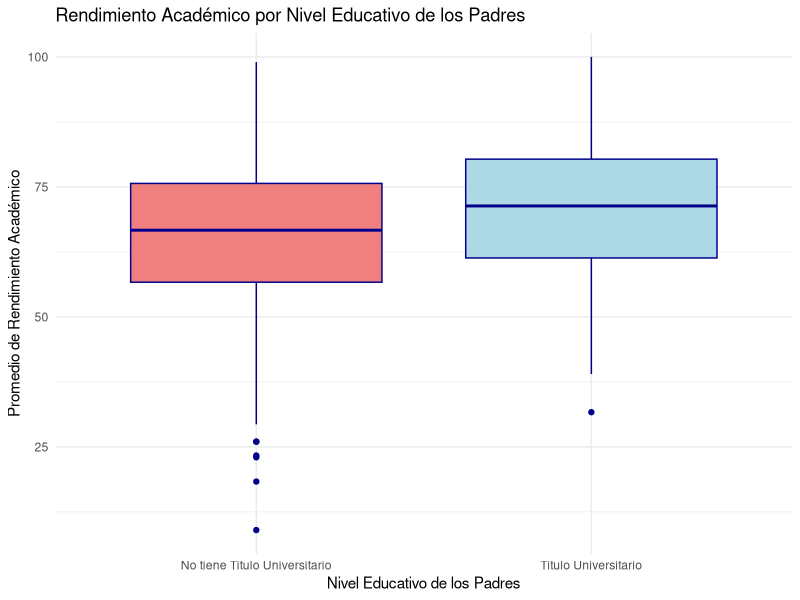
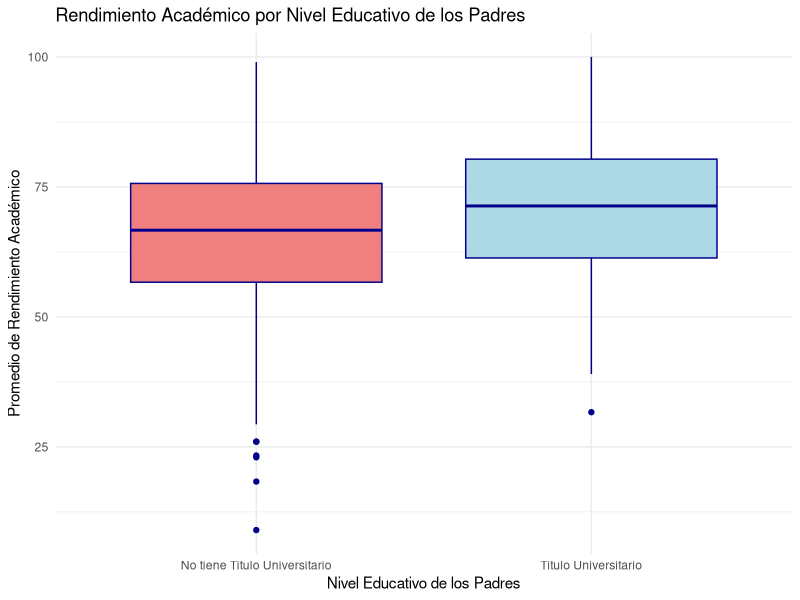

The R script that drew these images, in order:
library(fitdistrplus)
library(ggplot2)
library(dplyr)
library(car)

# Fase 1: Cargar y Preparar los Datos
# ------------------------------------
cat("Fase 1: Cargar y Preparar los Datos\n")

# Cargar los datos desde un archivo CSV que contiene información sobre el rendimiento académico de los estudiantes
cat("Cargando los datos desde el archivo 'StudentsPerformance.csv'...\n")
data <- read.csv("StudentsPerformance.csv")
cat("Datos cargados exitosamente.\n")

# Mostrar las primeras filas del dataset
cat("Mostrando las primeras filas del dataset:\n")
print(head(data))

# Agrupar el nivel educativo de los padres en dos categorías:
# 1. "Titulo Universitario" para aquellos con título universitario (associate's, bachelor's, master's degree)
# 2. "No tiene Titulo Universitario" para aquellos que no tienen título universitario (high school, some high school, some college)
cat("Agrupando el nivel educativo de los padres en dos categorías...\n")
data$educacion_padres <- ifelse(data$parental_level_of_education %in% c("associate's degree", 
                                                                        "bachelor's degree", 
                                                                        "master's degree"), 
                                "Titulo Universitario", "No tiene Titulo Universitario")
cat("Agrupación completada.\n")

# Mostrar el resumen de la nueva columna
cat("Resumen de la nueva columna 'educacion_padres':\n")
print(table(data$educacion_padres))

# Subconjunto de los datos por nivel educativo de los padres:
# - group1: estudiantes cuyos padres tienen un título universitario
# - group2: estudiantes cuyos padres no tienen un título universitario
cat("Creando subconjuntos de datos según el nivel educativo de los padres...\n")
group1 <- data %>%
  filter(educacion_padres == "Titulo Universitario") %>%
  .$promedio  # Acceso directo a la columna 'promedio'

group2 <- data %>%
  filter(educacion_padres == "No tiene Titulo Universitario") %>%
  .$promedio
cat("Subconjuntos creados:\n")
cat("Tamaño del grupo 1:", length(group1), "\n")
cat("Tamaño del grupo 2:", length(group2), "\n")

# Fase 2: Verificación de Supuestos
# -----------------------------------
cat("Fase 2: Verificación de Supuestos\n")

# Verificar la normalidad de los datos en cada grupo usando el Test de Shapiro-Wilk
cat("Verificando la normalidad de los datos en cada grupo...\n")
shapiro_test_group1 <- shapiro.test(group1)
shapiro_test_group2 <- shapiro.test(group2)
cat("Resultados del Test de Shapiro-Wilk:\n")
cat("Grupo 1:\n")
print(shapiro_test_group1)
cat("Grupo 2:\n")
print(shapiro_test_group2)

# Verificar la homogeneidad de varianzas entre los dos grupos usando el Test de Levene
cat("Verificando la homogeneidad de varianzas entre los grupos...\n")
levene_test_result <- leveneTest(promedio ~ educacion_padres, data = data)
cat("Resultado del Test de Levene:\n")
print(levene_test_result)

# Fase 3: Realizar la Prueba t
# -----------------------------
cat("Fase 3: Realizar la Prueba t\n")

# Realizar una prueba t para muestras independientes
t_test_result <- t.test(group1, group2, var.equal = TRUE, alternative = "greater")
cat("Resultado de la Prueba t:\n")
print(t_test_result)

# Fase 4: Visualización
# -----------------------
cat("Fase 4: Visualización\n")

# Crear el boxplot para la comparación de los dos grupos
cat("Creando un boxplot para la comparación de los grupos...\n")
boxplot_edu <- ggplot(data, aes(x = educacion_padres, y = promedio, fill = educacion_padres)) +
  geom_boxplot(color = "darkblue") +
  labs(title = "Rendimiento Académico por Nivel Educativo de los Padres",
       x = "Nivel Educativo de los Padres",
       y = "Promedio de Rendimiento Académico") +
  scale_fill_manual(values = c("Titulo Universitario" = "lightblue", "No tiene Titulo Universitario" = "lightcoral")) +
  theme_minimal() +
  theme(legend.position = "none")

# Mostrar el boxplot
cat("Mostrando el boxplot...\n")
print(boxplot_edu)

# Guardar el boxplot en un archivo PNG
cat("Guardando el boxplot en un archivo PNG...\n")
ggsave("objective1/inferential_analysis/images/boxplot_educacion_padres.png", boxplot_edu, width = 10, height = 8)
cat("Boxplot guardado exitosamente.\n")
